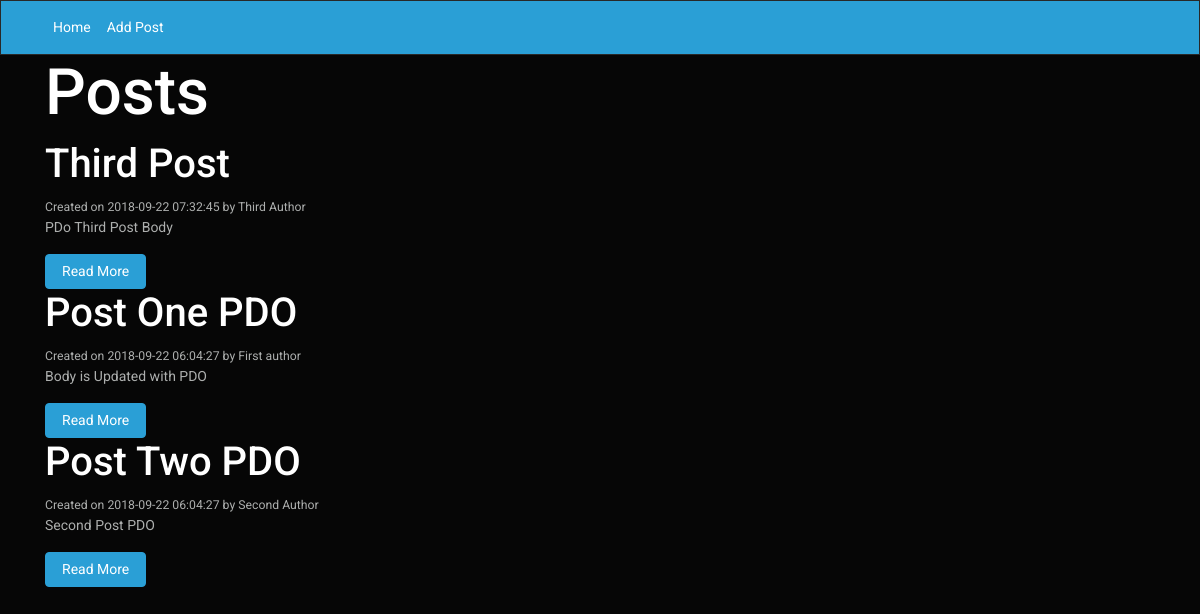
Page /Database/index.php on the committed database.
### tables this page shows
CREATE TABLE `posts` (
  `id` int(11) NOT NULL,
  `title` varchar(255) NOT NULL,
  `body` text NOT NULL,
  `author` varchar(255) NOT NULL,
  `is_publish` tinyint(1) NOT NULL DEFAULT '1',
  `created_at` timestamp NOT NULL DEFAULT CURRENT_TIMESTAMP
);

### Database/index.php (the view, shortened to what this page needs)
<?php
require('config/Db.php');
$query  = 'select * from posts ORDER BY created_at DESC';
$result = mysqli_query($con, $query);
$posts = mysqli_fetch_all($result, MYSQLI_ASSOC);
?>
<?php include('config/header.php');?>
    <div class="container">
    <h1>Posts</h1>
        <?php foreach($posts as $post) :?>
                <div class="well">
                    <h3><?php echo $post['title'];?></h3>
                        <small>Created on <?php echo $post['created_at']; ?> by <?php echo $post['author'];?></small>
                    <p> <?php echo $post['body'];?></p>
                    <a class="btn btn-primary" href="<?php echo ROOT_URL; ?>post.php?id=<?php echo $post['id'];?>">Read More</a>
                </div>
        <?php endforeach; ?>
    </div>
<?php include('config/footer.php');?>

### Database/config/header.php (shortened to what this page needs)
<!DOCTYPE html>
<html>
<head>
    <link rel="stylesheet" type="text/css" href="https://bootswatch.com/4/cyborg/bootstrap.min.css">
</head>
<body>
<nav class="navbar navbar-expand-lg navbar-dark bg-primary">
  <div class="collapse navbar-collapse" id="navbarColor01">
  <div class="container">
    <ul class="navbar-nav mr-auto">
      <li class="nav-item active">
        <a class="nav-link" href="<?php echo ROOT_URL;?>">Home <span class="sr-only">(current)</span></a>
      </li>
      <li class="nav-item active">
        <a class="nav-link" href="<?php echo ROOT_URL;?>addpost.php">Add Post <span class="sr-only">(current)</span></a>
      </li>
    </ul>
    </div>
  </div>
</nav>

### Database/config/footer.php
</body>
</html>

### rows in the picture
posts: title "Third Post", created_at "2018-09-22 07:32:45", author "Third Author", body "PDo Third Post Body"
posts: title "Post One PDO", created_at "2018-09-22 06:04:27", author "First author", body "Body is Updated with PDO"
posts: title "Post Two PDO", created_at "2018-09-22 06:04:27", author "Second Author", body "Second Post PDO"
